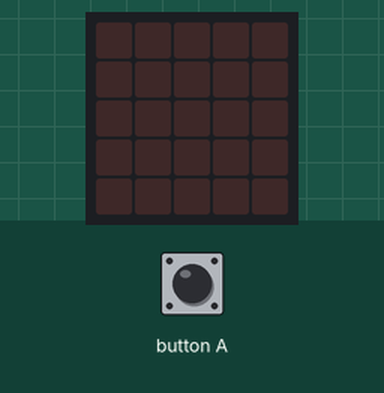
Recording of a program running on a simulated BBC micro:bit (MakeCode). Shown: the board's 5×5 LED display. The test bench sets the inputs (shaded band).

Above: at 1.2 s.
1.3 s: button A pressed for 0.15 s
At 1.7 s:
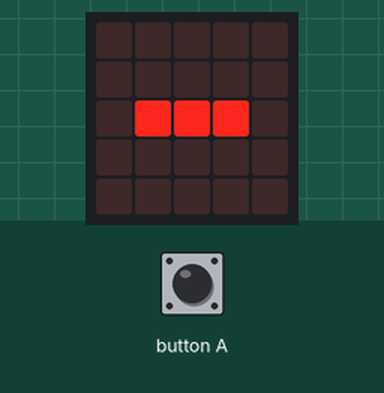
Timing chart, 0 to 4.3 s (numbered marks = the images above; inputs shaded):
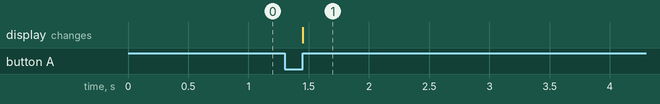

Measured:
- after the input at 1.3 s, the display: changes after 0.15 s (image 1)

The program:

main.ts
```typescript
input.onButtonPressed(Button.A, function () {
    for (let index = 0; index < 10; index++) {
        basic.showLeds(`
            . . . . .
            . . . . .
            . # # # .
            . . . . .
            . . . . .
            `)
        basic.clearScreen()
    }
})
```

test.ts
```typescript
// テストはここに来ます。このパッケージが拡張機能として使用されるときにはコンパイルされません。
```
